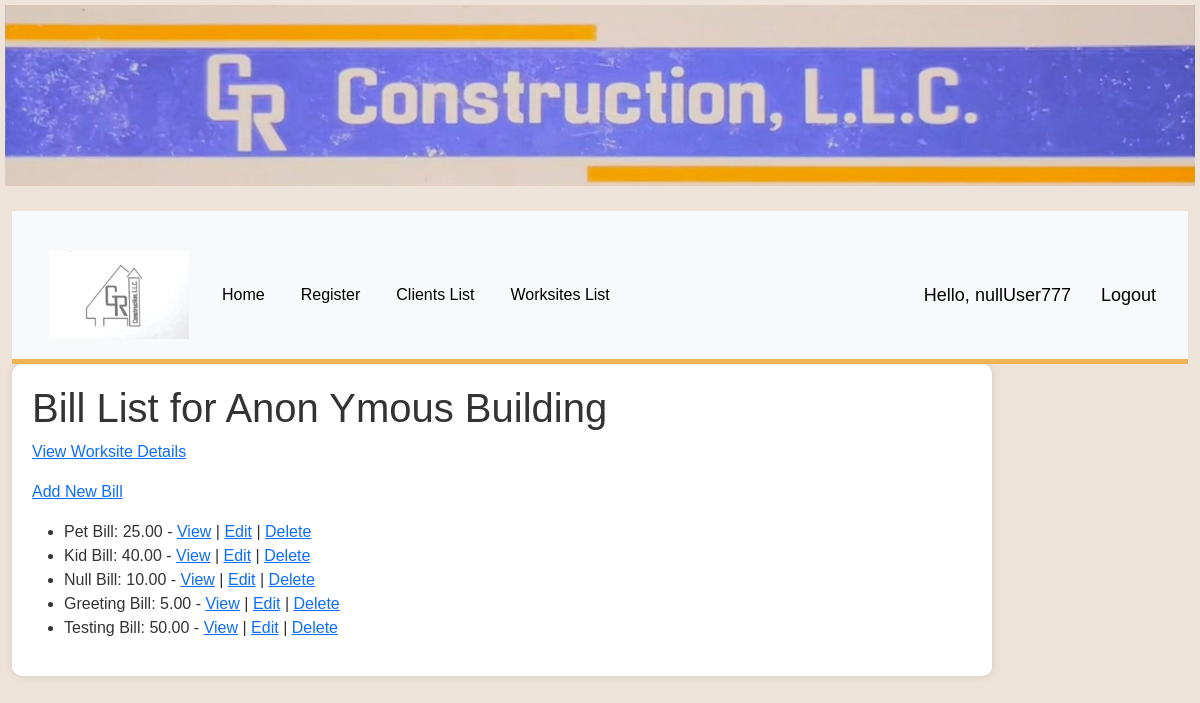
/worksites/1/bills/ (signed in), run on an earlier commit of the app's database.
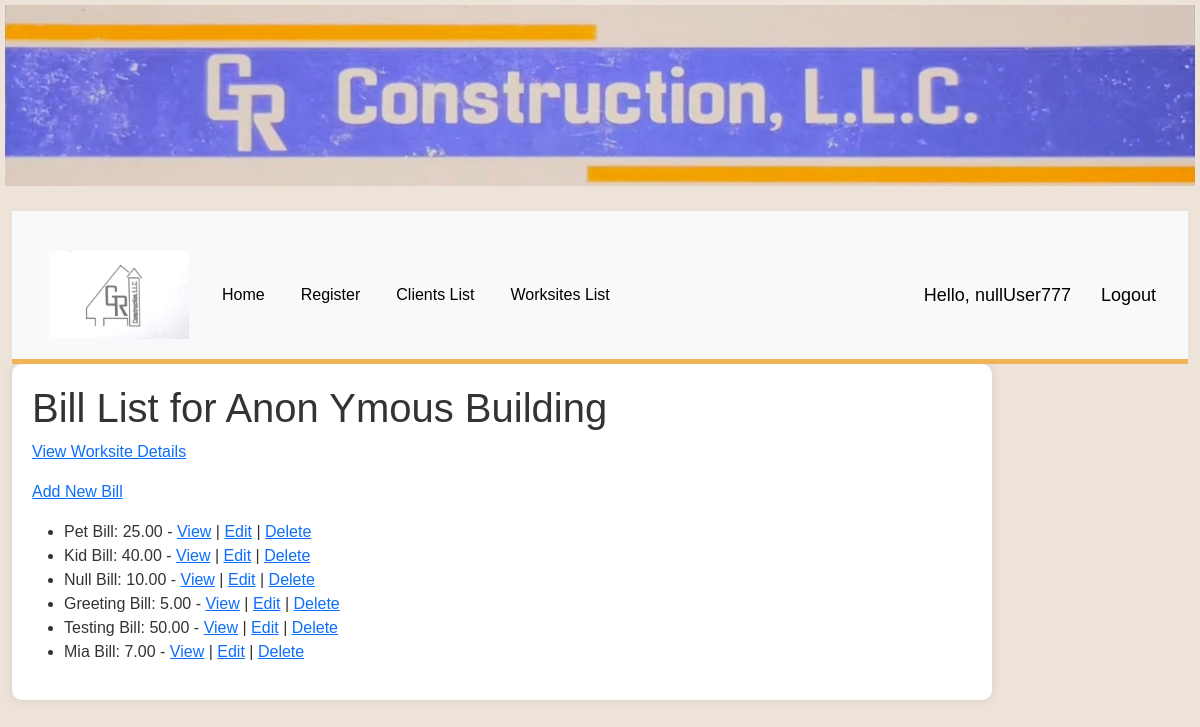
And on a later commit of the database.
### gr_construction_web/models.py (models this page shows, shortened)
class Bill(models.Model):
    title = models.CharField(max_length=200)
    amount = models.DecimalField(max_digits=10, decimal_places=2)
    worksite = models.ForeignKey(WorkSite, on_delete=models.CASCADE, related_name='bills', null=True)
    date = models.DateField(_("Date"), default=date.today)

### gr_construction_web/views.py (the view)
# urls.py: path('worksites/<int:worksite_id>/bills/', views.bill_list, name='bill-list'),
@login_required(login_url='login')
def bill_list(request, worksite_id):
    worksite = get_object_or_404(WorkSite, pk=worksite_id)
    bills = worksite.bills.all()
    context = {
        'bills': bills,
        'worksite': worksite
    }
    return render(request, 'gr_construction_web/bill_list.html', context)

### gr_construction_web/templates/gr_construction_web/bill_list.html (shortened to what this page needs)
{% extends "gr_construction_web/base_template.html" %}
{% block content %}
<!DOCTYPE html>
<html lang="en">
<head>
</head>
<body>
    <h1>Bill List for {{ worksite.title }}</h1>
    <p><a href="{% url 'worksite-detail' worksite.id %}">View Worksite Details</a></p>
    <p><a href="{% url 'add-bill' worksite.id %}">Add New Bill</a></p>
    <ul>
        {% for bill in bills %}
        <li>
            {{ bill.title }}: {{ bill.amount }} - <a href="{% url 'bill-detail' bill.id %}">View</a>
            | <a href="{% url 'bill-edit' bill.id %}">Edit</a>
            | <a href="{% url 'bill-delete' bill.id %}">Delete</a>
        </li>
        {% endfor %}
    </ul>
</body>
</html>
{% endblock %}

What changed in the data, as far as the page shows it:
added Bill: title "Mia Bill", amount "7.00"
